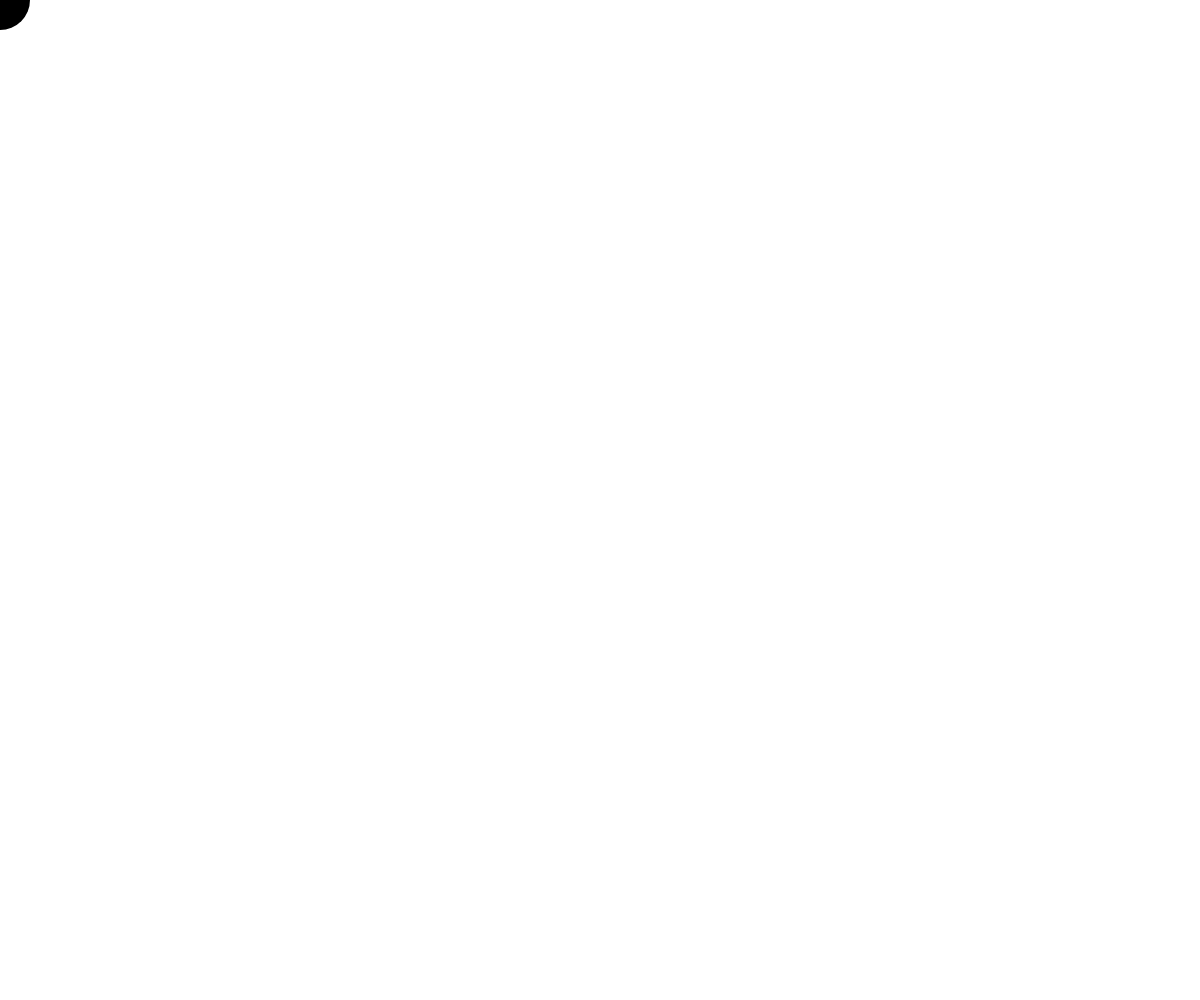
Frame 1 (no input)
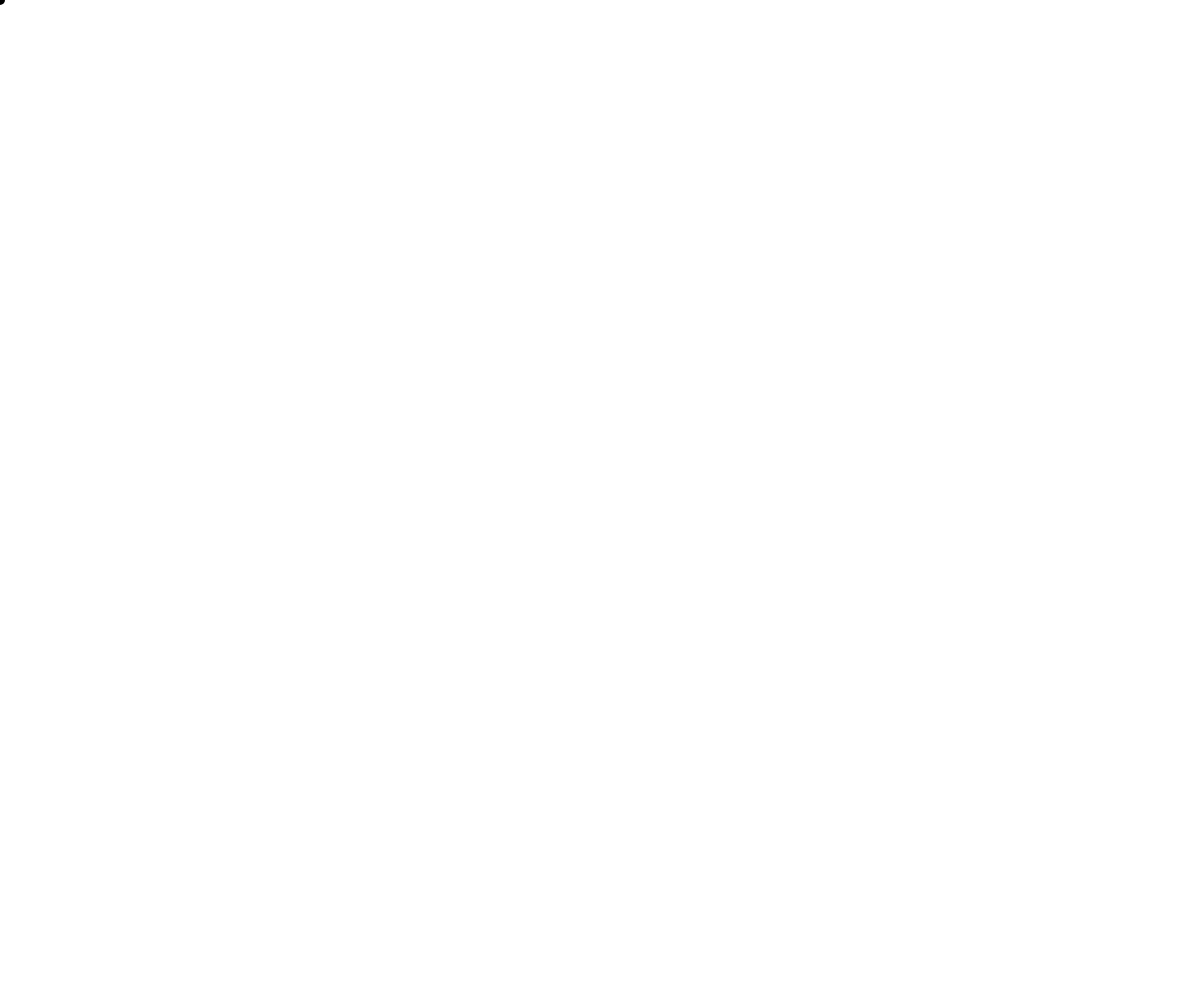
Frame 60 (no input)
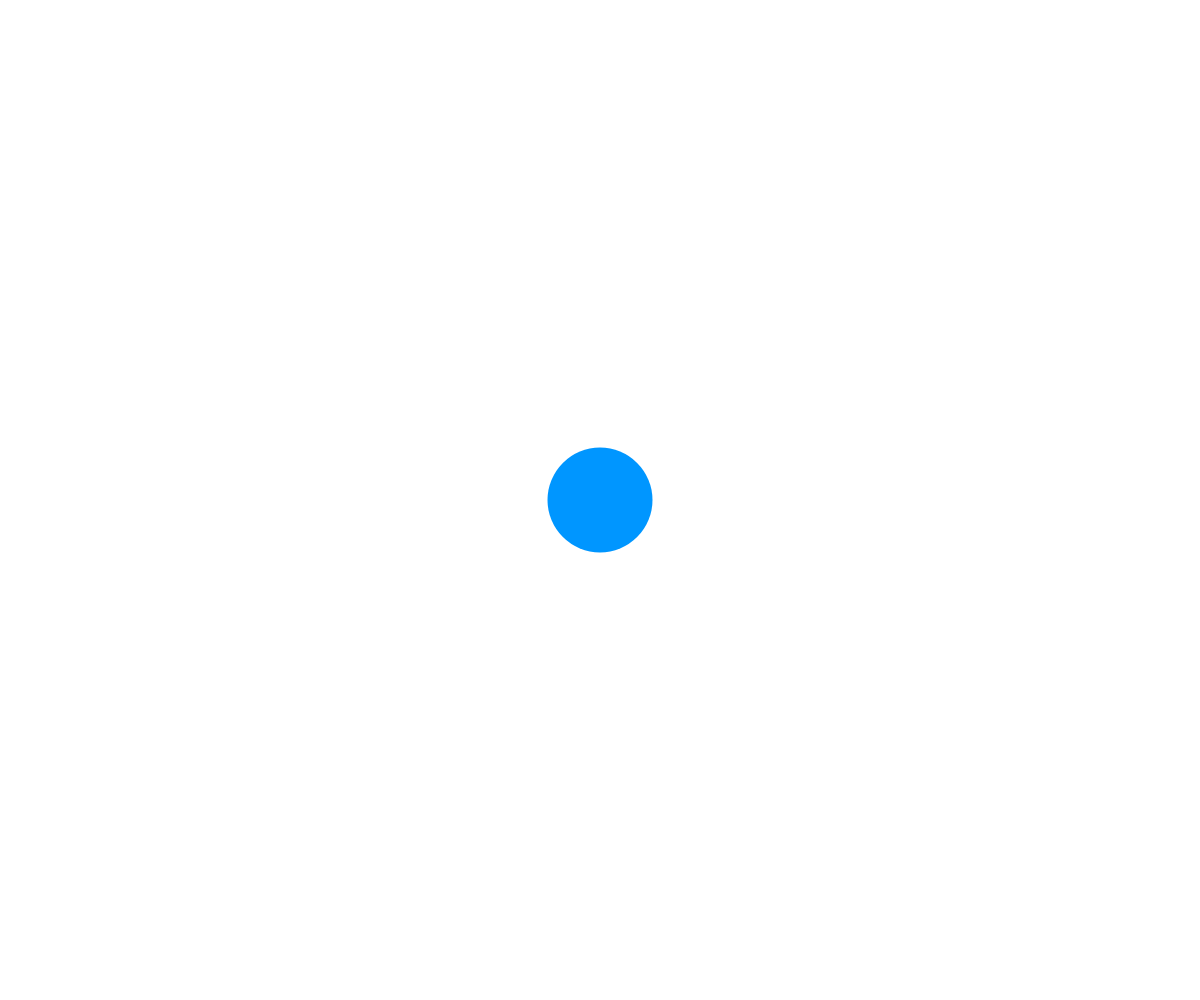
Frame 120 (the mouse pressed at the canvas centre since frame 60)

The p5.js sketch that drew these frames (run headless with seeded random() and noise() and a simulated clock; from frame 60 on, the mouse is pressed at the canvas centre):

// p5.js sketch
// ── sketch.js
let cursorColor = 'rgb(0,0,0)';
let cursorDia =   60;


function setup() {
  createCanvas(windowWidth, windowHeight);

 // noCursor(); 

}
function draw() {

    background(255);
    fill(cursorColor);
    noStroke();
    circle(mouseX, mouseY, cursorDia);
    cursorDia = map(mouseX, 0,width, 10,200);
}


// if the mouse is being clicked, change the cursor to blue
function mousePressed() {
  console.log('click!');
  cursorColor = 'rgb(0,150,255)';
}

// when the mouse is released, change the cursor back to black
function mouseReleased() {
  console.log('released!');
  cursorColor = 'rgb(0,0,0)';
  cursorDia =   60;
}

// when the mouse is dragged, change the color to orange
function mouseDragged() {
  console.log('- dragged...');
  cursorColor = 'rgb(255,150,0)';
}

// resize the canvas if we adjust the window's size
function windowResized() {
  resizeCanvas(windowWidth, windowHeight);
}
